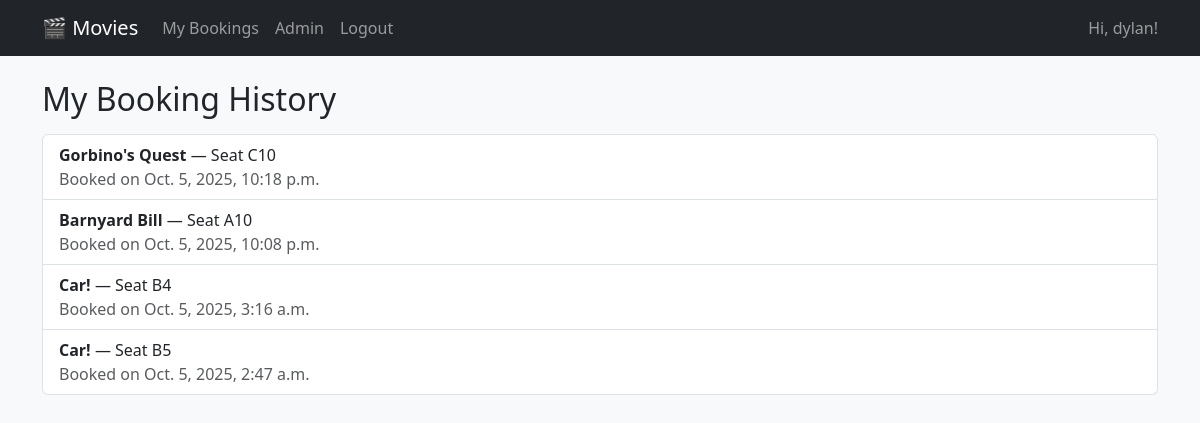
Before: /history/ (signed in) with the older database file.
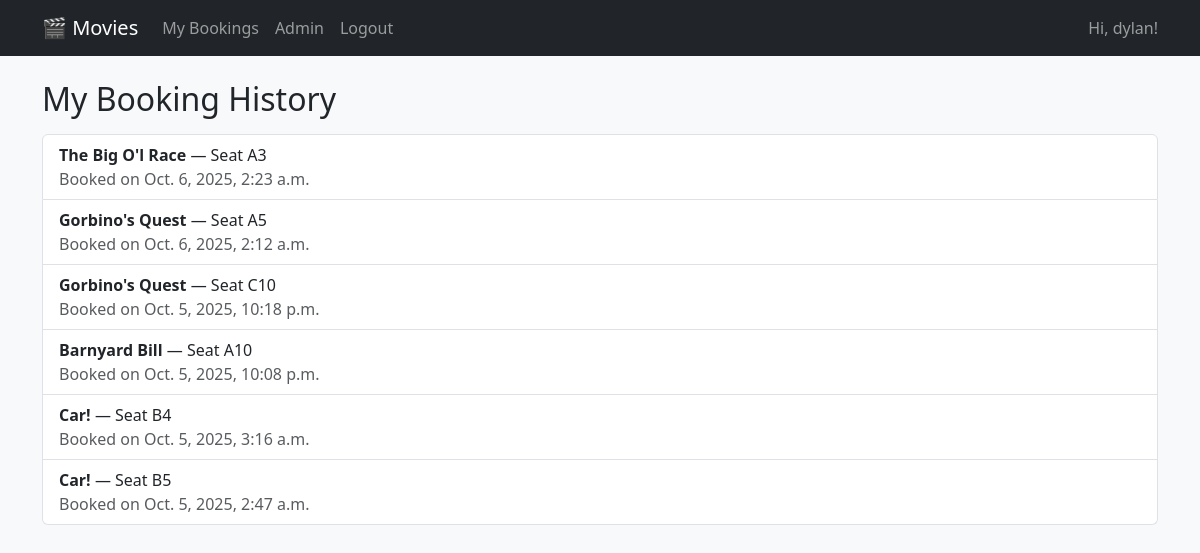
After: the same page with the newer database file.
### bookings/models.py (models this page shows, shortened)
class Booking(models.Model):
    movie = models.ForeignKey(Movie, on_delete=models.CASCADE, related_name='bookings')
    seat  = models.ForeignKey(Seat, on_delete=models.PROTECT, related_name='bookings')
    user  = models.ForeignKey(settings.AUTH_USER_MODEL, on_delete=models.CASCADE, related_name='bookings')
    booking_date = models.DateTimeField(auto_now_add=True)
    class Meta:
        ordering = ['-booking_date']
        constraints = [
            models.UniqueConstraint(fields=['movie', 'seat'], name='unique_movie_seat_booking')
        ]

class Movie(models.Model):
    title = models.CharField(max_length=200)
    description = models.TextField(blank=True)
    release_date = models.DateField()
    duration = models.PositiveIntegerField(help_text="Duration in minutes")

class Seat(models.Model):
    seat_number = models.CharField(max_length=10, unique=True)
    booking_status = models.BooleanField(default=False)

### bookings/views.py (the view)
# urls.py: path('history/', booking_history, name='booking_history'),
def booking_history(request):
    bookings = []
    if request.user.is_authenticated:
        bookings = (Booking.objects
                    .filter(user=request.user)
                    .select_related('movie', 'seat')
                    .order_by('-booking_date'))
    return render(request, 'bookings/booking_history.html', {'bookings': bookings})

### bookings/templates/bookings/booking_history.html (shortened to what this page needs)
{% extends 'bookings/base.html' %}
{% block content %}
<h2 class="mb-3">My Booking History</h2>
<ul class="list-group">
  {% for b in bookings %}
  <li class="list-group-item d-flex justify-content-between align-items-center">
    <div>
      <strong>{{ b.movie.title }}</strong> — Seat {{ b.seat.seat_number }}
      <div class="text-muted">Booked on {{ b.booking_date }}</div>
    </div>
  </li>
  {% empty %}
  <li class="list-group-item">No bookings yet.</li>
  {% endfor %}
</ul>
{% endblock %}

### bookings/templates/bookings/base.html (shortened to what this page needs)
<!doctype html>
<html lang="en">
<head>
  <link href="https://cdn.jsdelivr.net/npm/bootstrap@5.3.3/dist/css/bootstrap.min.css" rel="stylesheet">
</head>
<body class="bg-light">
  <nav class="navbar navbar-expand-lg navbar-dark bg-dark mb-4">
    <div class="container">
      <a class="navbar-brand" href="{% url 'movie_list' %}">🎬 Movies</a>
      <div class="navbar-nav">
        <a class="nav-link" href="{% url 'booking_history' %}">My Bookings</a>
        {% if request.user.is_authenticated and request.user.is_staff %}
          <a class="nav-link" href="{% url 'admin:index' %}">Admin</a>
        {% else %}
        <a class="nav-link" href="{% url 'admin:login' %}?next=/djadmin/">Admin</a>
        {% endif %}
        {% if request.user.is_authenticated %}
          <a class="nav-link" href="{% url 'logout' %}?next=/">Logout</a>
        {% else %}
          <a class="nav-link" href="{% url 'login' %}?next=/">Login</a>
          <a class="nav-link" href="{% url 'signup' %}">Create account</a>
        {% endif %}
      </div>
      <span class="navbar-text ms-auto">
        {% if request.user.is_authenticated %}Hi, {{ request.user.username }}!{% else %}Not signed in{% endif %}
      </span>
    </div>
  </nav>
<main class="container">
  {% block content %}{% endblock %}
</main>
</body>
</html>

Changed rows visible on the page:
added Booking: movie "The Big O'l Race", seat.seat_number "A3", booking_date "Oct. 6, 2025, 2:23 a.m."
added Booking: movie "Gorbino's Quest", seat.seat_number "A5", booking_date "Oct. 6, 2025, 2:12 a.m."
